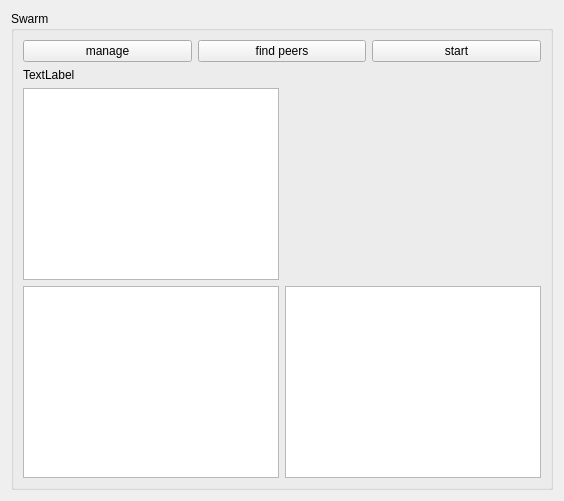
      <widget class="QWidget" name="tbSwarm">
       <attribute name="title">
        <string>Swarm</string>
       </attribute>
       <layout class="QHBoxLayout" name="horizontalLayout_45">
        <item>
         <widget class="QGroupBox" name="groupBox_9">
          <property name="enabled">
           <bool>true</bool>
          </property>
          <property name="title">
           <string>Swarm</string>
          </property>
          <layout class="QVBoxLayout" name="verticalLayout_8">
           <item>
            <layout class="QHBoxLayout" name="horizontalLayout_61">
             <item>
              <widget class="QPushButton" name="pushButton_2">
               <property name="text">
                <string>manage</string>
               </property>
              </widget>
             </item>
             <item>
              <widget class="QPushButton" name="pushButton">
               <property name="text">
                <string>find peers</string>
               </property>
              </widget>
             </item>
             <item>
              <widget class="QPushButton" name="pushButton_3">
               <property name="text">
                <string>start</string>
               </property>
              </widget>
             </item>
            </layout>
           </item>
           <item>
            <layout class="QGridLayout" name="gridLayout_10">
             <item row="1" column="0">
              <widget class="QGraphicsView" name="graphicsView_2"/>
             </item>
             <item row="2" column="0">
              <widget class="QTreeView" name="treeView"/>
             </item>
             <item row="2" column="1">
              <widget class="QGraphicsView" name="graphicsView"/>
             </item>
             <item row="0" column="0">
              <widget class="QLabel" name="label_4">
               <property name="text">
                <string>TextLabel</string>
               </property>
              </widget>
             </item>
            </layout>
           </item>
          </layout>
         </widget>
        </item>
       </layout>
      </widget>
